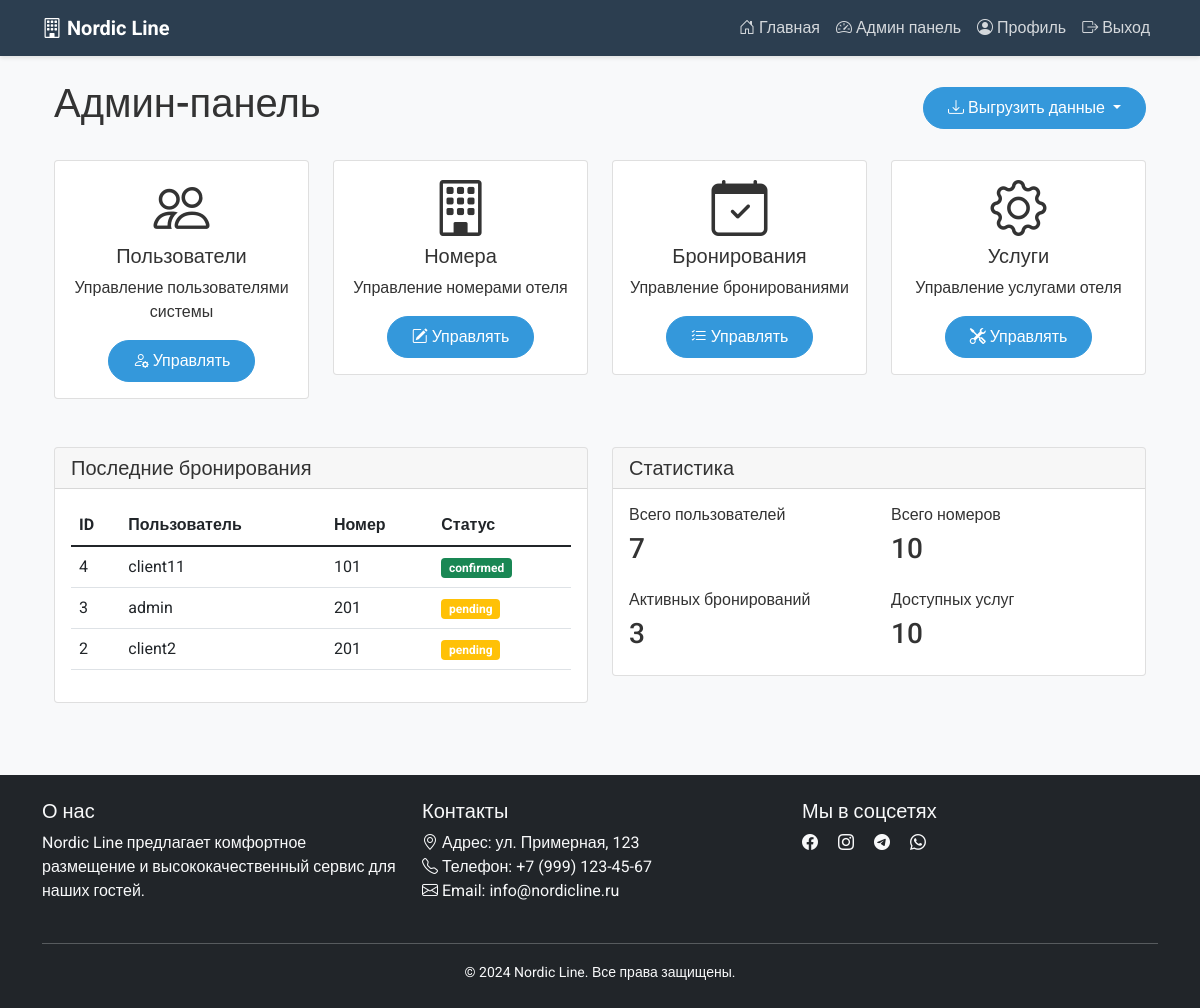
The page /admin (signed in) on the database its author committed.
### models.py (models this page shows, shortened)
class Booking(db.Model):
    id = db.Column(db.Integer, primary_key=True)
    user_id = db.Column(db.Integer, db.ForeignKey('user.id'), nullable=False)
    room_id = db.Column(db.Integer, db.ForeignKey('room.id'), nullable=False)
    check_in = db.Column(db.Date, nullable=False)
    check_out = db.Column(db.Date, nullable=False)
    status = db.Column(db.String(20), default='pending')  # pending, confirmed, cancelled
    total_price = db.Column(db.Float, nullable=False)
    created_at = db.Column(db.DateTime, default=datetime.utcnow)
    user = db.relationship('User', backref='bookings')
    room = db.relationship('Room', back_populates='bookings')

class User(UserMixin, db.Model):
    id = db.Column(db.Integer, primary_key=True)
    username = db.Column(db.String(80), unique=True, nullable=False)
    password = db.Column(db.String(120), nullable=False)
    role = db.Column(db.String(20), nullable=False)  # 'admin', 'manager', 'client'
    email = db.Column(db.String(120), unique=True, nullable=False)
    created_at = db.Column(db.DateTime, default=datetime.utcnow)

class Room(db.Model):
    id = db.Column(db.Integer, primary_key=True)
    number = db.Column(db.String(10), unique=True, nullable=False)
    type = db.Column(db.String(50), nullable=False)
    price = db.Column(db.Float, nullable=False)
    capacity = db.Column(db.Integer, nullable=False)
    description = db.Column(db.Text)
    images = db.Column(db.String(1000))  # Храним список изображений как строку
    tags = db.Column(db.String(500))  # Храним теги как строку, разделенную запятыми
    bookings = db.relationship('Booking', back_populates='room', lazy=True)

### app.py (the view)
@app.route('/admin')
@login_required
def admin():
    if current_user.role != 'admin':
        flash('Доступ запрещен')
        return redirect(url_for('index'))
    users_count = User.query.count()
    rooms_count = Room.query.count()
    active_bookings = Booking.query.filter(Booking.status != 'cancelled').count()
    services_count = Service.query.count()
    bookings = Booking.query.order_by(Booking.created_at.desc()).limit(5).all()
    return render_template('admin/index.html',
                         users_count=users_count,
                         rooms_count=rooms_count,
                         active_bookings=active_bookings,
                         services_count=services_count,
                         bookings=bookings)

### app.py (called while the page is built)
@login_manager.user_loader
def load_user(user_id):
    return User.query.get(int(user_id))

### templates/admin/index.html (shortened to what this page needs)
{% extends "base.html" %}
{% block content %}
<div class="container">
    <div class="d-flex justify-content-between align-items-center mb-4">
        <h1>Админ-панель</h1>
        <div class="btn-group">
            <button type="button" class="btn btn-primary dropdown-toggle" data-bs-toggle="dropdown">
                <i class="bi bi-download"></i> Выгрузить данные
            </button>
        </div>
    </div>
    <div class="row">
        <div class="col-md-3 mb-4">
            <div class="card">
                <div class="card-body text-center">
                    <i class="bi bi-people display-4 mb-3"></i>
                    <h5 class="card-title">Пользователи</h5>
                    <p class="card-text">Управление пользователями системы</p>
                    <a href="{{ url_for('admin_users') }}" class="btn btn-primary">
                        <i class="bi bi-person-gear"></i> Управлять
                    </a>
                </div>
            </div>
        </div>
        <div class="col-md-3 mb-4">
            <div class="card">
                <div class="card-body text-center">
                    <i class="bi bi-building display-4 mb-3"></i>
                    <h5 class="card-title">Номера</h5>
                    <p class="card-text">Управление номерами отеля</p>
                    <a href="{{ url_for('admin_rooms') }}" class="btn btn-primary">
                        <i class="bi bi-pencil-square"></i> Управлять
                    </a>
                </div>
            </div>
        </div>
        <div class="col-md-3 mb-4">
            <div class="card">
                <div class="card-body text-center">
                    <i class="bi bi-calendar-check display-4 mb-3"></i>
                    <h5 class="card-title">Бронирования</h5>
                    <p class="card-text">Управление бронированиями</p>
                    <a href="{{ url_for('admin_bookings') }}" class="btn btn-primary">
                        <i class="bi bi-list-check"></i> Управлять
                    </a>
                </div>
            </div>
        </div>
        <div class="col-md-3 mb-4">
            <div class="card">
                <div class="card-body text-center">
                    <i class="bi bi-gear display-4 mb-3"></i>
                    <h5 class="card-title">Услуги</h5>
                    <p class="card-text">Управление услугами отеля</p>
                    <a href="{{ url_for('admin_services') }}" class="btn btn-primary">
                        <i class="bi bi-tools"></i> Управлять
                    </a>
                </div>
            </div>
        </div>
    </div>
    <div class="row mt-4">
        <div class="col-md-6">
            <div class="card">
                <div class="card-header">
                    <h5 class="card-title mb-0">Последние бронирования</h5>
                </div>
                <div class="card-body">
                    <div class="table-responsive">
                        <table class="table">
                            <thead>
                                <tr>
                                    <th>ID</th>
                                    <th>Пользователь</th>
                                    <th>Номер</th>
                                    <th>Статус</th>
                                </tr>
                            </thead>
                            <tbody>
                                {% for booking in bookings[:5] if bookings %}
                                <tr>
                                    <td>{{ booking.id }}</td>
                                    <td>{{ booking.user.username }}</td>
                                    <td>{{ booking.room.number }}</td>
                                    <td>
                                        <span class="badge {% if booking.status == 'confirmed' %}bg-success
                                                          {% elif booking.status == 'pending' %}bg-warning
                                                          {% else %}bg-danger{% endif %}">
                                            {{ booking.status }}
                                        </span>
                                    </td>
                                </tr>
                                {% else %}
                                <tr>
                                    <td colspan="4" class="text-center">Нет бронирований</td>
                                </tr>
                                {% endfor %}
                            </tbody>
                        </table>
                    </div>
                </div>
            </div>
        </div>
        <div class="col-md-6">
            <div class="card">
                <div class="card-header">
                    <h5 class="card-title mb-0">Статистика</h5>
                </div>
                <div class="card-body">
                    <div class="row">
                        <div class="col-6 mb-3">
                            <h6>Всего пользователей</h6>
                            <h3>{{ users_count if users_count else 0 }}</h3>
                        </div>
                        <div class="col-6 mb-3">
                            <h6>Всего номеров</h6>
                            <h3>{{ rooms_count if rooms_count else 0 }}</h3>
                        </div>
                        <div class="col-6">
                            <h6>Активных бронирований</h6>
                            <h3>{{ active_bookings if active_bookings else 0 }}</h3>
                        </div>
                        <div class="col-6">
                            <h6>Доступных услуг</h6>
                            <h3>{{ services_count if services_count else 0 }}</h3>
                        </div>
                    </div>
                </div>
            </div>
        </div>
    </div>
</div>
{% endblock %}

### static/css/style.css (style rules this page uses)
:root { --primary-color: #2c3e50; --secondary-color: #3498db; --accent-color: #e74c3c; --light-bg: #f8f9fa; --dark-bg: #2c3e50; }
body { font-family: 'Roboto', sans-serif; background-color: var(--light-bg); color: #333; min-height: 100vh; display: flex; flex-direction: column; }
.btn-primary { background-color: var(--secondary-color); border-color: var(--secondary-color); padding: 0.5rem 1.5rem; border-radius: 25px; transition: all 0.3s ease; }

### rows shown on the page
Booking: id "4", user.username "client11", room.number "101", status "confirmed"
Booking: id "3", user.username "admin", room.number "201", status "pending"
Booking: id "2", user.username "client2", room.number "201", status "pending"

### other values the page prints
{{ users_count if users_count else 0 }} "7"
{{ rooms_count if rooms_count else 0 }} "10"
{{ active_bookings if active_bookings else 0 }} "3"
{{ services_count if services_count else 0 }} "10"
